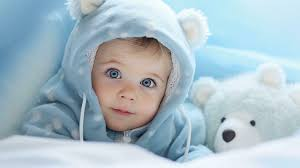
#> input picture K-Means/2nd_img.jpeg, 300 x 168 px
$ python 2nd_img.py
#> lines starting #> are read from the running program, lines starting #| are printed output that depends on the picture
import numpy as np
import matplotlib.pyplot as plt
import cv2

# Loading the picture and switching its color format from BGR to RGB
rgb_picture = cv2.cvtColor(cv2.imread('2nd_img.jpeg'), cv2.COLOR_BGR2RGB)

# Setting up a figure area for multiple images
figure_layout = plt.figure(figsize=(15, 5))

# Showcasing the untouched picture
plt.subplot(1, 4, 1)
plt.imshow(rgb_picture)
plt.title('Base Image')

# Modifying the structure of the picture to a matrix of RGB color codes
color_matrix = rgb_picture.reshape((-1, 3))

# Adjusting the type of matrix elements for the algorithm
color_matrix_float = np.float32(color_matrix)

# Establishing the algorithm's stopping rules
kmeans_parameters = (cv2.TERM_CRITERIA_EPS + cv2.TERM_CRITERIA_MAX_ITER, 100, 0.85)

# Selecting a set of cluster counts to examine
cluster_options = [3, 10, 20]

# Applying the algorithm with various cluster counts
for panel_index, cluster_number in enumerate(cluster_options, start=2):
    # Clustering the color data
    _, cluster_labels, cluster_centers = cv2.kmeans(color_matrix_float, cluster_number, None, kmeans_parameters, 10, cv2.KMEANS_RANDOM_CENTERS)

    # Recasting cluster centers for image reconstruction
    redefined_centers = np.uint8(cluster_centers)
    recolored_matrix = redefined_centers[cluster_labels.flatten()]

    # Rebuilding the picture with the clustered colors
    clustered_picture = recolored_matrix.reshape((rgb_picture.shape))

    # Displaying the newly colored picture
    plt.subplot(1, 4, panel_index)
    plt.imshow(clustered_picture)
    plt.title(f'Clusters: {cluster_number}')
#> this loop made 3 passes
#> redefined_centers on pass 1: [[101, 111, 119], [203, 226, 237], [147, 167, 178]]
#> pass 1, `clustered_picture = recolored_matrix.reshape((rgb_picture.shape))`:
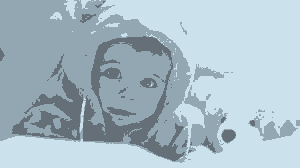
#> clustered_picture: shape (168, 300, 3); mean R, G, B 167.9, 188.1, 198.7
#> pass 2, `clustered_picture = recolored_matrix.reshape((rgb_picture.shape))`:
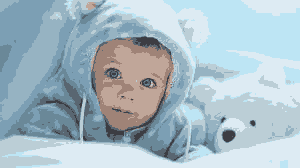
#> clustered_picture: shape (168, 300, 3); mean R, G, B 168, 188.1, 198.3

# Rendering the complete figure with all pictures
plt.show()
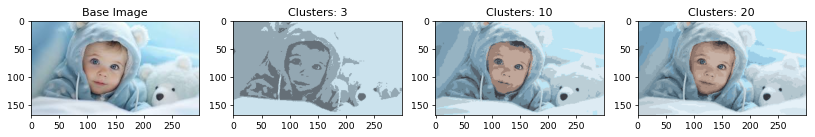
#> figure drawn by matplotlib, 4 panels
